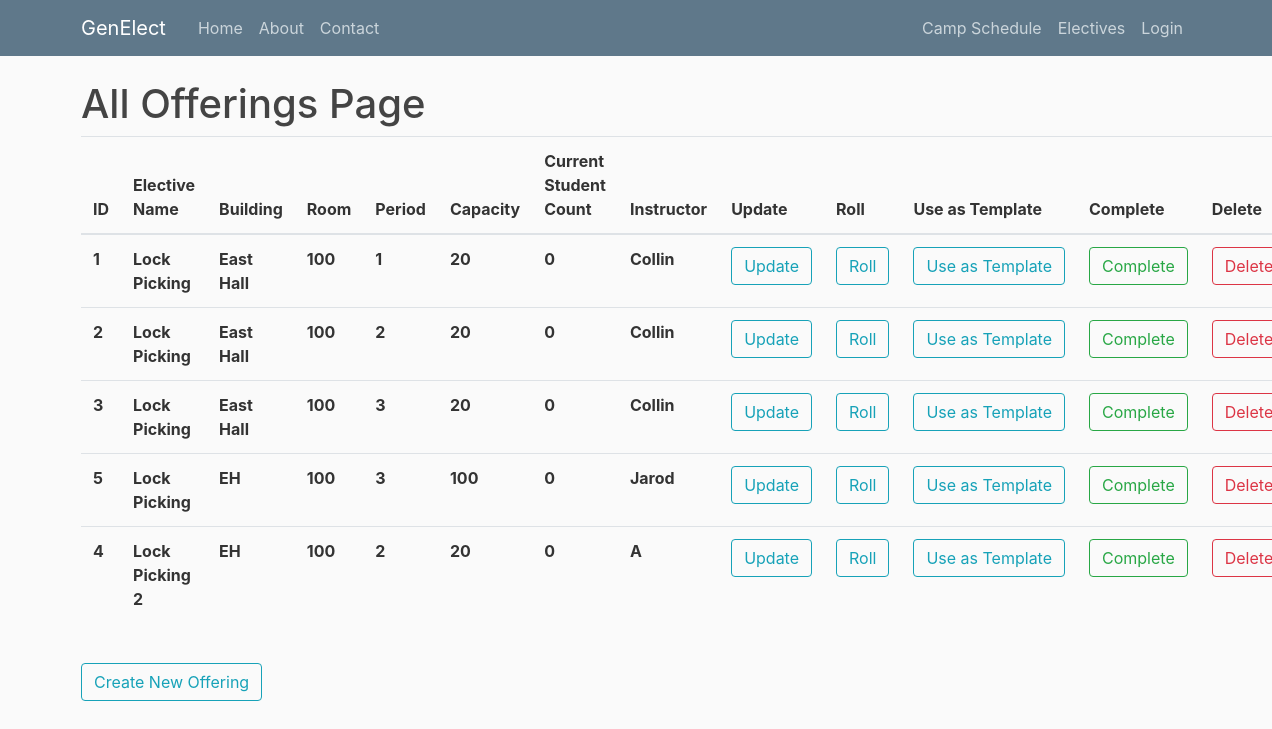
Page /allofferings on the earlier database version.
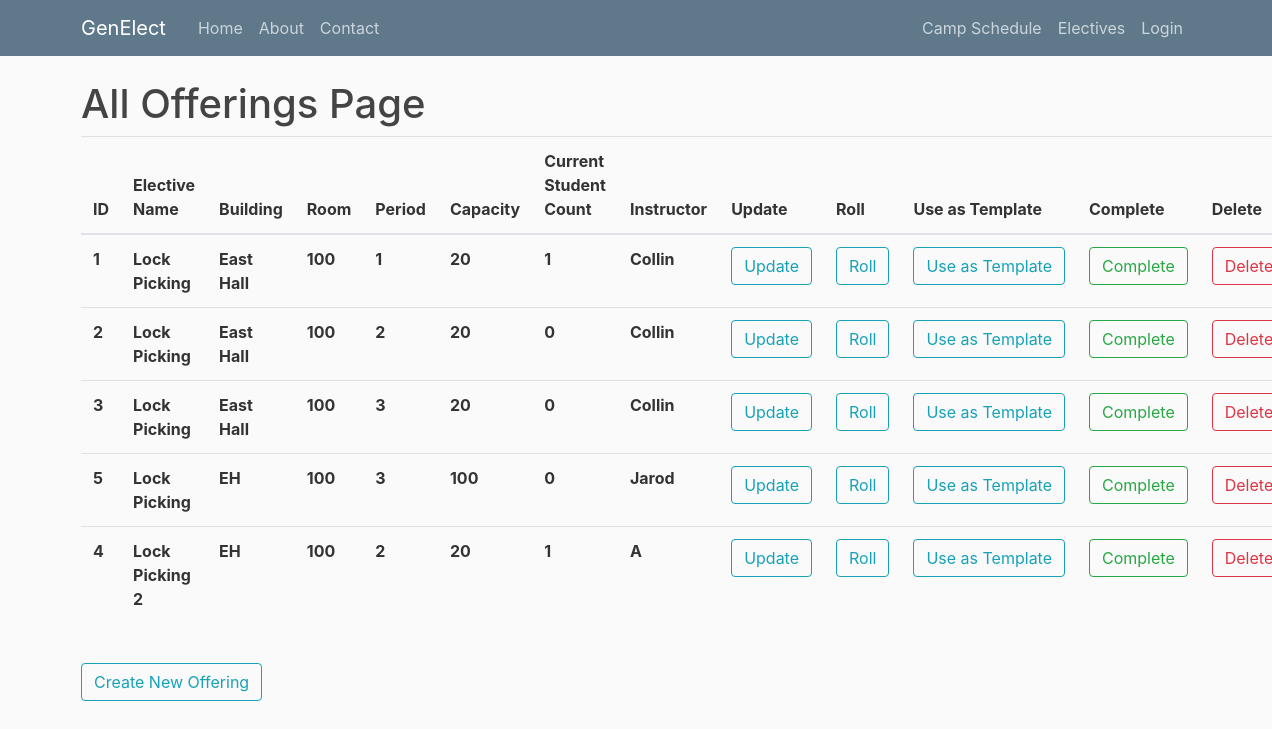
Same page on the later database version.
### genElect/models.py (models this page shows)
class Base(db.Model):
    __abstract__ = True
    id = db.Column(db.Integer, primary_key=True, autoincrement=True)
    date_created = db.Column(db.DateTime, default=db.func.current_timestamp())
    date_modified = db.Column(db.DateTime, default=db.func.current_timestamp(),
            onupdate=db.func.current_timestamp())

class Offerings(Base):
    __tablename__ = 'offerings'
    day = db.Column(db.Date)
    period_start = db.Column(db.Integer)
    period_length = db.Column(db.Integer)
    building = db.Column(db.String(100))
    room = db.Column(db.String(100))
    instructor = db.Column(db.String(100))
    current_count = db.Column(db.Integer)
    capacity = db.Column(db.Integer)
    elective_id = db.Column(db.Integer, db.ForeignKey('electives.id'), nullable=False)
    registrations = db.relationship('Registrations', backref='offering', lazy=True)

class Electives(Base):
    __tablename__ = 'electives'
    name = db.Column(db.String(100))
    description = db.Column(db.String(500))
    prerequisites = db.relationship('Prerequisites', backref='elective', lazy=True)
    offerings = db.relationship('Offerings', backref='elective', lazy=True)
    completed_users = db.relationship('Completions', backref='elective', lazy=True)
    can_retake = db.Column(db.Boolean)

### genElect/__init__.py (the view)
@app.route("/allofferings")
def allofferings():
    offerings = Offerings.query.order_by(Offerings.elective_id).all()
    return render_template('allofferings.html', offerings=offerings, title="Offerings")

### genElect/templates/allofferings.html
{% extends "layout.html" %}
{% block content %}
    <h1>All Offerings Page</h1>
	<table class="table">
	  <thead>
	    <tr>
	      <th scope="col">ID</th>
	      <th scope="col">Elective Name</th>
	      <th scope="col">Building</th>
	      <th scope="col">Room</th>
	      <th scope="col">Period</th>
	      <th scope="col">Capacity</th>
	      <th scope="col">Current Student Count</th>
	      <th scope="col">Instructor</th>
	      <th scope="col">Update</th>
	      <th scope="col">Roll</th>
	      <th scope="col">Use as Template</th>
	      <th scope="col">Complete</th>
	      <th scope="col">Delete</th>
	    </tr>
	  </thead>
	  <tbody>
	  	{% for offering in offerings %}
	    <tr>
	      <th scope="row">{{offering.id}}</th>
	      <th scope="row">{{offering.elective.name}}</th>
	      <th scope="row">{{offering.building}}</th>
	      <th scope="row">{{offering.room}}</th>
	      <th scope="row">{{offering.period_start}}</th>
	      <th scope="row">{{offering.capacity}}</th>
	      <th scope="row">{{offering.current_count}}</th>
	      <th scope="row">{{offering.instructor}}</th>
	      <th scope="row"><button type="button" onclick="window.location.href = '/editoffering/{{offering.id}}'" class="btn btn-outline-info">Update</button></th>
	      <th scope="row"><button type="button" onclick="window.location.href = '/roll/{{offering.id}}'" class="btn btn-outline-info">Roll</button></th>
	      <th scope="row"><button type="button" onclick="window.location.href = '/createoffering?offering_template_id={{offering.id}}'" class="btn btn-outline-info">Use as Template</button></th>
	      <th scope="row"><button type="button" onclick="window.location.href = '/complete/{{offering.id}}'" class="btn btn-outline-success">Complete</button></th>
	      <th scope="row"><button type="button" onclick="window.location.href = '/deleteoffering/{{offering.id}}'" class="btn btn-outline-danger">Delete</button></th>
	    </tr>
	    {% endfor %}
	  </tbody>
	</table>
    <br>
    <button type="button" onclick="window.location.href = '/createoffering'" class="btn btn-outline-info">Create New Offering</button>
{% endblock content %}

Differences in the rows shown:
changed Offerings id 1: current_count "0" → "1"
changed Offerings "Lock Picking 2": current_count "0" → "1"
